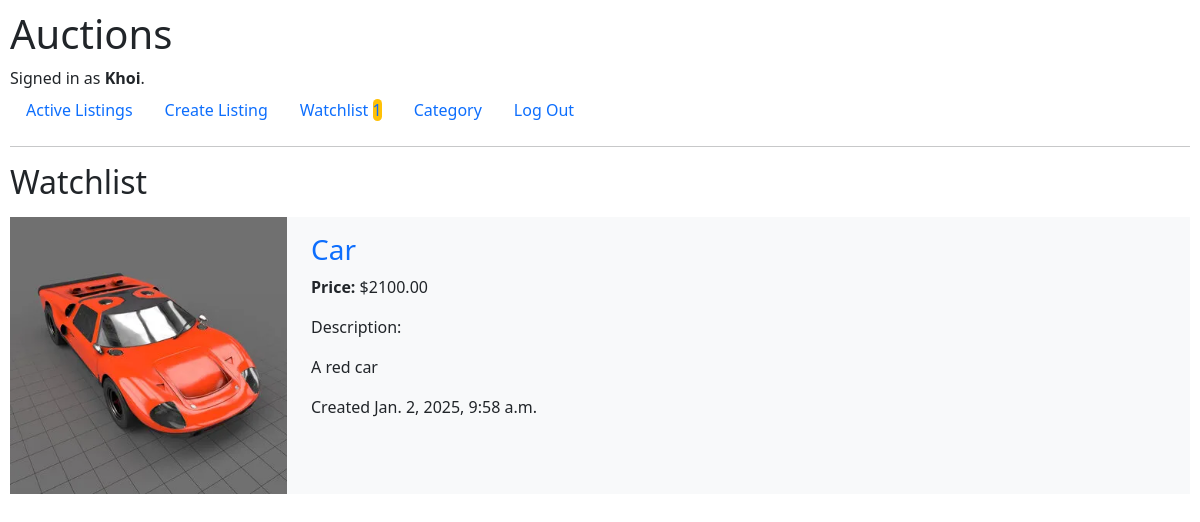
Screenshot of /watchlist (signed in) with the database file from the repository.
### auctions/models.py (models this page shows, shortened)
class User(AbstractUser):
    pass

class AuctionListings(models.Model):
    title = models.CharField(max_length=64)
    description = models.TextField(max_length=200, blank=True, null=True)
    image = models.ImageField(upload_to='images/', blank=True, null=True)
    user = models.ForeignKey(User, on_delete=models.CASCADE, related_name="user_listings")
    date = models.DateTimeField(auto_now_add=True)
    active = models.BooleanField(default=True)
    price = models.DecimalField(max_digits=10, decimal_places=2)
    category = models.CharField(max_length=64, blank=True, null=True)

### auctions/views.py (the view)
# urls.py: path("watchlist", views.view_watch_list, name="view_watch_list"),
@login_required
def view_watch_list(request):
    watchlist_items = WatchList.objects.filter(user=request.user).select_related('listing')
    return render(request, "auctions/index.html", {
        "title": "Watchlist" if watchlist_items.exists() else "You don't have any auction",
        "lists": [item.listing for item in watchlist_items]
    })

### auctions/templates/auctions/index.html (shortened to what this page needs)
{% extends "auctions/layout.html" %} {% block body %}
<h2 class="mb-3">{{ title }}</h2>
 {% for auction in lists %}
<div class="auction mb-3">
  <div class="row">
    <div class="col-3">
      {% if auction.image %}
      <img
        class="image_index"
        src="{{ auction.image.url }}"
        alt="{{ auction.title }}"
      />
      {% endif %}
    </div>
    <div class="col-9 py-3">
      <h3>
        <a
          href="{% url 'list_view' auction.id %}"
          class="text-decoration-none link-opacity-75-hover"
        >
          {{ auction.title }}
        </a>
      </h3>
      <p><span class="bold">Price: </span>${{ auction.price }}</p>
      <p>Description:</p>
      {% if auction.description %}
      <p>{{ auction.description }}</p>
      {% else %}
      <p>The user did not provide a description.</p>
      {% endif %}
      <p>Created {{ auction.date }}</p>
    </div>
  </div>
</div>
{% endfor %} {% endblock %}

### auctions/templates/auctions/layout.html (shortened to what this page needs)
{% load static %}
<!DOCTYPE html>
<html lang="en">
    <head>
        <link href="{% static 'auctions/styles.css' %}" rel="stylesheet">
        <link href="https://cdn.jsdelivr.net/npm/bootstrap@5.3.3/dist/css/bootstrap.min.css" rel="stylesheet">
    </head>
    <body>
        <h1>Auctions</h1>
        <div>
            {% if user.is_authenticated %}
                Signed in as <strong>{{ user.username }}</strong>.
            {% else %}
                Not signed in.
            {% endif %}
        </div>
        <ul class="nav">
            <li class="nav-item">
                <a class="nav-link" href="{% url 'index' %}">Active Listings</a>
            </li>
            {% if user.is_authenticated %}
                <li class="nav-item">
                    <a class="nav-link" href="{% url 'create_list' %}">Create Listing</a>
                </li>
                <li class="nav-item">
                    <a class="nav-link" href="{% url 'view_watch_list' %}">Watchlist <span class="grey" >{{ user.watchlist_user.count }}</span></a>
                </li>
                <li class="nav-item">
                    <a class="nav-link" href="{% url 'view_category' %}">Category</a>
                </li>
                <li class="nav-item">
                    <a class="nav-link" href="{% url 'logout' %}">Log Out</a>
                </li>
            {% endif %}
        </ul>
        <hr>
        {% block body %}
        {% endblock %}
    </body>
</html>

### auctions/static/auctions/styles.css (style rules this page uses)
body { padding: 10px; }
.bold { font-weight: bold; }
.auction { background-color: rgb(248, 249, 250); }
.grey { background-color: #ffc107; border-radius: 20px; width: 2rem; }
a { text-decoration: none; color: black; }
.image_index { width: 100%; height: 100%; object-fit: cover; }

### rows the page displays
User: username "Khoi", watchlist_user.count "1"
AuctionListings: image (picture), title "Car", price "2100.00", description "A red car", date "Jan. 2, 2025, 9:58 a.m."

### other values shown
{{ title }} "Watchlist"
